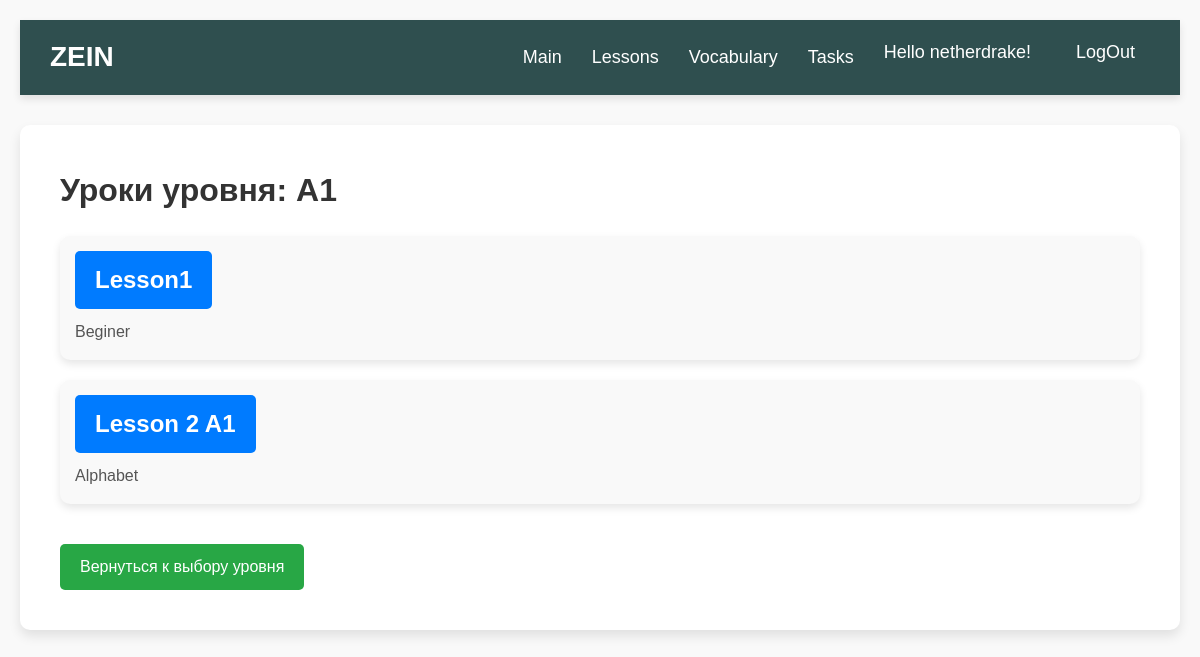
/levels/1/lessons/ (signed in), run on the app's committed database.
### main/models.py (models this page shows, shortened)
class Level(models.Model):
    name = models.CharField(max_length=100, unique=True, verbose_name="Название уровня")

class Lesson(models.Model):
    title = models.CharField(max_length=200, verbose_name="Название урока")
    description = models.TextField(verbose_name="Краткое содержание")
    video = models.FileField(upload_to='videos/', blank=True, null=True, verbose_name="Видео")
    audio = models.FileField(upload_to='audios/', blank=True, null=True, verbose_name="Аудио")
    image = models.ImageField(upload_to='images/', blank=True, null=True, verbose_name="Изображение")
    test_link = models.URLField(blank=True, null=True, verbose_name="Ссылка на тест")
    additional_links = models.TextField(blank=True, null=True, verbose_name="Дополнительные материалы (ссылки)")
    level = models.ForeignKey(Level, on_delete=models.CASCADE, related_name="lessons", verbose_name="Уровень")

### main/views.py (the view)
# urls.py: path('levels/<int:level_id>/lessons/', views.lesson_list, name='lesson_list'),  # Уроки в уровне
def lesson_list(request, level_id):
    level = get_object_or_404(Level, pk=level_id)
    lessons = level.lessons.all()
    return render(request, 'main/lesson_list.html', {'level': level, 'lessons': lessons})

### templates/main/lesson_list.html
{% extends "base.html" %}
{% block content %}
    <div class="features">
        <h1>Уроки уровня: {{ level.name }}</h1>
        <ul>
            {% for lesson in lessons %}
                <li class="lesson-item">
                    <a href="/lessons/{{ lesson.id }}/" class="lesson-title">{{ lesson.title }}</a>
                    <p class="lesson-description">{{ lesson.description }}</p>
                </li>
            {% endfor %}
        </ul>
        <a href="{% url 'level_list' %}" class="back-button">Вернуться к выбору уровня</a>
    </div>
{% endblock %}

### templates/base.html (shortened to what this page needs)
<!DOCTYPE html>
<html lang="en">
<head>
    {% load static %}
    <link rel="stylesheet" href="{% static 'style.css' %}">
</head>
<body>
    <nav class="navbar">
        <div class="logo">
            <a href="/testmain">ZEIN</a>
        </div>
    <ul class="nav-links">
    <li><a href="{% url 'testmain' %}">Main</a></li>
    <li><a href="{% url 'level_list' %}">Lessons</a></li>
    <li><a href="{% url 'words' %}">Vocabulary</a></li>
    <li><a href="{% url 'tasks' %}">Tasks</a></li>
{% if user.is_authenticated %}
    <span class="user-greeting">Hello {{ user.username }}!</span>
    <a href="{% url 'logout' %}" class="logout-link">LogOut</a>
{% else %}
    <a href="{% url 'login' %}" class="login-link me-2">LogIn</a>
    <a href="{% url 'register' %}" class="register-link">Register</a>
{% endif %}
    </ul>
    </nav>
    <div class="content">
        {% block content %}
        {% endblock %}
    </div>
</body>
</html>

### static/style.css (style rules this page uses)
* { margin: 0; padding: 0; box-sizing: border-box; }
body { font-family: Arial, sans-serif; background-color: #f4f4f4; color: #333; line-height: 1.6; }
.navbar { display: flex; justify-content: space-between; align-items: center; background-color: darkslategrey; padding: 15px 30px; box-shadow: 0 4px 8px rgba(0, 0, 0, 0.1); }
.navbar .logo a { color: #ffffff; text-decoration: none; font-size: 28px; font-weight: bold; transition: color 0.3s ease; }
.nav-links { list-style: none; display: flex; gap: 30px; }
.nav-links li { position: relative; }
.nav-links li a { color: white; text-decoration: none; font-size: 18px; font-weight: 500; transition: color 0.3s, transform 0.2s; }
.nav-links li a::after { content: ''; position: absolute; bottom: -4px; left: 0; width: 0; height: 2px; background-color: #FFD700; transition: width 0.3s; }
.content { padding: 20px; background-color: #fff; margin-top: 30px; border-radius: 10px; box-shadow: 0 6px 12px rgba(0, 0, 0, 0.1); }
h1 { font-size: 32px; color: #333; margin-bottom: 20px; }
.content { animation: slideIn 1s ease-out; }
body { font-family: Arial, sans-serif; background-color: #f9f9f9; margin: 0; padding: 20px; }
h1, h2 { color: #333; }
.user-greeting { font-size: 18px; color: white; margin-right: 15px; }
.logout-link, .login-link, .register-link { color: white; text-decoration: none; font-size: 18px; font-weight: 500; transition: color 0.3s, transform 0.2s; margin-right: 15px; }
.logout-link::after, .login-link::after, .register-link::after { content: ''; position: absolute; bottom: -4px; left: 0; width: 0; height: 2px; background-color: #FFD700; transition: width 0.3s; }
ul { list-style-type: none; }
ul li { margin: 5px 0; font-size: 18px; }
.features { padding: 20px; }
.lesson-item { margin-bottom: 20px; padding: 15px; background-color: #f9f9f9; border-radius: 10px; box-shadow: 0 4px 8px rgba(0, 0, 0, 0.1); }
.lesson-title { font-size: 24px; font-weight: bold; text-decoration: none; color: white; background-color: #007bff; padding: 10px 20px; border-radius: 5px; display: inline-block; transition: background-color 0.3s ease, transform 0.3s ease; }
.lesson-description { font-size: 16px; color: #555; margin-top: 10px; }
.back-button { display: inline-block; margin-top: 20px; padding: 10px 20px; font-size: 16px; color: white; background-color: #28a745; border-radius: 5px; text-decoration: none; transition: background-color 0.3s ease, transform 0.3s ease; }

### data on the page
Level: name "A1"
Lesson: title "Lesson1", description "Beginer"
Lesson: title "Lesson 2 A1", description "Alphabet"

### other printed values
{{ user.username }} "netherdrake"
